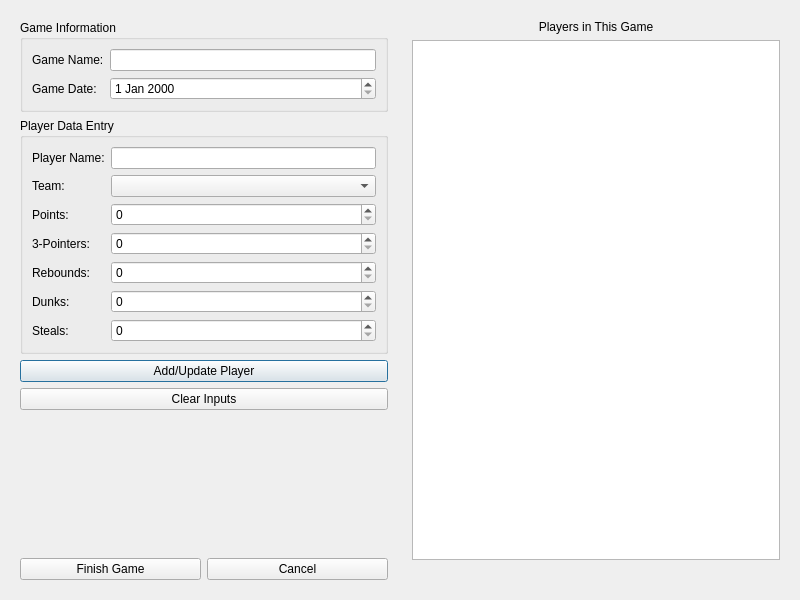
<?xml version="1.0" encoding="UTF-8"?>
<ui version="4.0">
 <class>AddGameStat_Log</class>
 <widget class="QDialog" name="AddGameStat_Log">
  <property name="geometry">
   <rect>
    <x>0</x>
    <y>0</y>
    <width>800</width>
    <height>600</height>
   </rect>
  </property>
  <property name="windowTitle">
   <string>Add Game Data</string>
  </property>
  <layout class="QHBoxLayout" name="horizontalLayout">
   <item>
    <widget class="QWidget" name="leftWidget" native="true">
     <property name="maximumWidth">
      <number>350</number>
     </property>
     <layout class="QVBoxLayout" name="leftLayout">
      <item>
       <widget class="QGroupBox" name="gameInfoGroup">
        <property name="title">
         <string>Game Information</string>
        </property>
        <layout class="QFormLayout" name="gameInfoLayout">
         <item row="0" column="0">
          <widget class="QLabel" name="gameNameLabel">
           <property name="text">
            <string>Game Name:</string>
           </property>
          </widget>
         </item>
         <item row="0" column="1">
          <widget class="QLineEdit" name="gameNameEdit"/>
         </item>
         <item row="1" column="0">
          <widget class="QLabel" name="dateLabel">
           <property name="text">
            <string>Game Date:</string>
           </property>
          </widget>
         </item>
         <item row="1" column="1">
          <widget class="QDateEdit" name="dateEdit"/>
         </item>
        </layout>
       </widget>
      </item>
      <item>
       <widget class="QGroupBox" name="playerStatsGroup">
        <property name="title">
         <string>Player Data Entry</string>
        </property>
        <layout class="QFormLayout" name="formLayout">
         <item row="0" column="0">
          <widget class="QLabel" name="nameLabel">
           <property name="text">
            <string>Player Name:</string>
           </property>
          </widget>
         </item>
         <item row="0" column="1">
          <widget class="QLineEdit" name="nameLineEdit"/>
         </item>
         <item row="1" column="0">
          <widget class="QLabel" name="teamLabel">
           <property name="text">
            <string>Team:</string>
           </property>
          </widget>
         </item>
         <item row="1" column="1">
          <widget class="QComboBox" name="teamComboBox"/>
         </item>
         <item row="2" column="0">
          <widget class="QLabel" name="pointsLabel">
           <property name="text">
            <string>Points:</string>
           </property>
          </widget>
         </item>
         <item row="2" column="1">
          <widget class="QSpinBox" name="pointsSpinBox">
           <property name="maximum">
            <number>200</number>
           </property>
          </widget>
         </item>
         <item row="3" column="0">
          <widget class="QLabel" name="threePointsLabel">
           <property name="text">
            <string>3-Pointers:</string>
           </property>
          </widget>
         </item>
         <item row="3" column="1">
          <widget class="QSpinBox" name="threePointsSpinBox"/>
         </item>
         <item row="4" column="0">
          <widget class="QLabel" name="reboundsLabel">
           <property name="text">
            <string>Rebounds:</string>
           </property>
          </widget>
         </item>
         <item row="4" column="1">
          <widget class="QSpinBox" name="reboundsSpinBox"/>
         </item>
         <item row="5" column="0">
          <widget class="QLabel" name="dunksLabel">
           <property name="text">
            <string>Dunks:</string>
           </property>
          </widget>
         </item>
         <item row="5" column="1">
          <widget class="QSpinBox" name="dunksSpinBox"/>
         </item>
         <item row="6" column="0">
          <widget class="QLabel" name="stealsLabel">
           <property name="text">
            <string>Steals:</string>
           </property>
          </widget>
         </item>
         <item row="6" column="1">
          <widget class="QSpinBox" name="stealsSpinBox"/>
         </item>
        </layout>
       </widget>
      </item>
      <item>
       <layout class="QVBoxLayout" name="buttonLayout">
        <item>
         <widget class="QPushButton" name="addPlayerButton">
          <property name="text">
           <string>Add/Update Player</string>
          </property>
         </widget>
        </item>
        <item>
         <widget class="QPushButton" name="clearInputsButton">
          <property name="text">
           <string>Clear Inputs</string>
          </property>
         </widget>
        </item>
       </layout>
      </item>
      <item>
       <spacer name="verticalSpacer">
        <property name="orientation">
         <enum>Qt::Vertical</enum>
        </property>
        <property name="sizeHint" stdset="0">
         <size>
          <width>20</width>
          <height>40</height>
         </size>
        </property>
       </spacer>
      </item>
      <item>
       <layout class="QHBoxLayout" name="gameControlLayout">
        <item>
         <widget class="QPushButton" name="finishButton">
          <property name="text">
           <string>Finish Game</string>
          </property>
         </widget>
        </item>
        <item>
         <widget class="QPushButton" name="cancelButton">
          <property name="text">
           <string>Cancel</string>
          </property>
         </widget>
        </item>
       </layout>
      </item>
     </layout>
    </widget>
   </item>
   <item>
    <widget class="QWidget" name="rightWidget" native="true">
     <layout class="QVBoxLayout" name="rightLayout">
      <item>
       <widget class="QLabel" name="tableTitle">
        <property name="text">
         <string>Players in This Game</string>
        </property>
        <property name="alignment">
         <set>Qt::AlignCenter</set>
        </property>
       </widget>
      </item>
      <item>
       <widget class="QTableWidget" name="playersTable"/>
      </item>
      <item>
       <widget class="QLabel" name="statusLabel">
        <property name="alignment">
         <set>Qt::AlignCenter</set>
        </property>
       </widget>
      </item>
     </layout>
    </widget>
   </item>
  </layout>
 </widget>
 <resources/>
 <connections/>
</ui>
